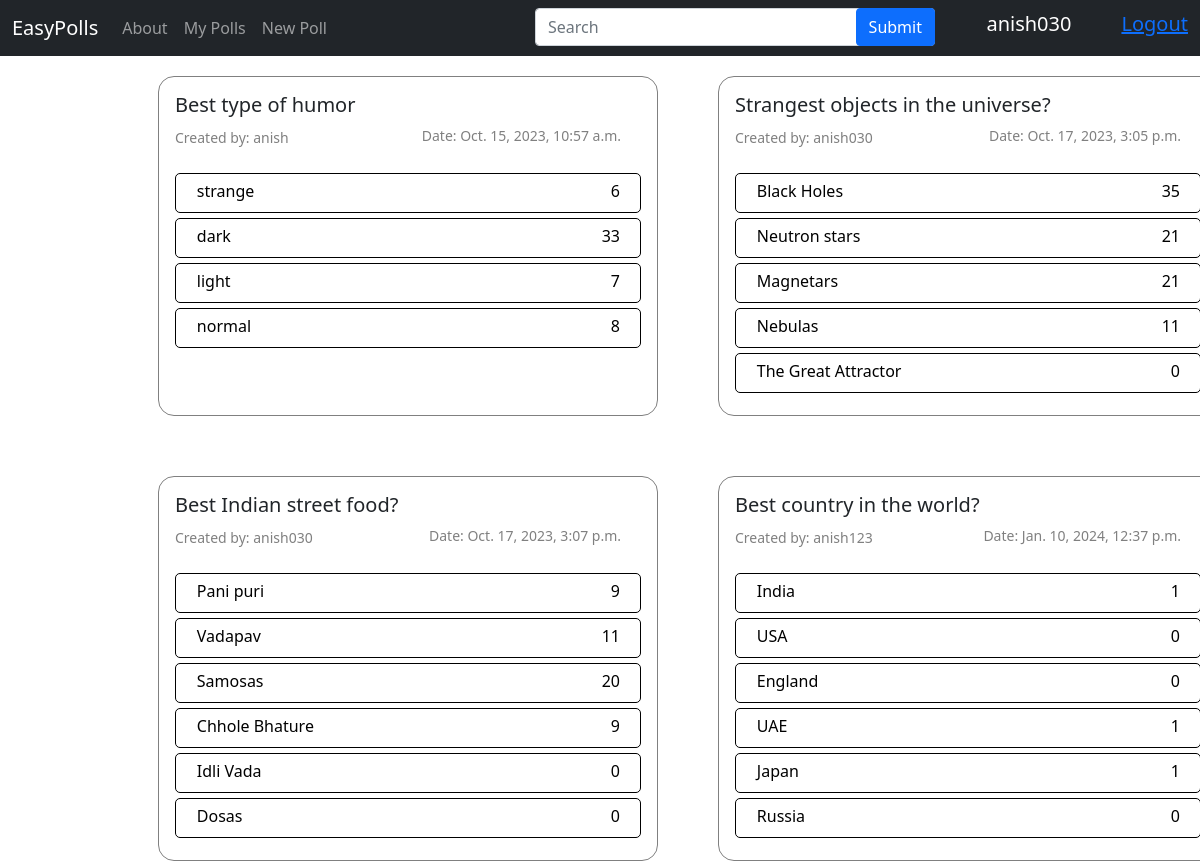
The page / (signed in) on the database as committed earlier.
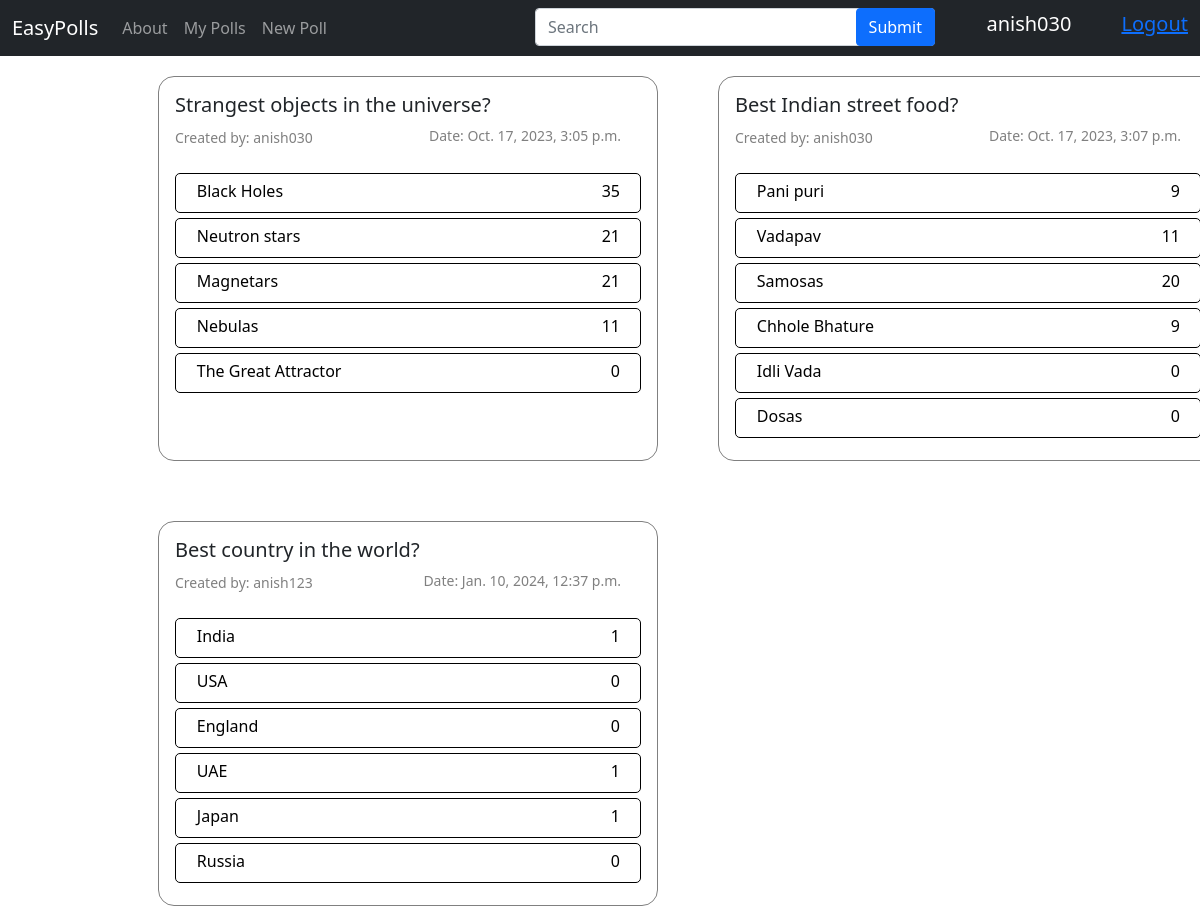
The same page on the database as committed later.
### polls/models.py (models this page shows, shortened)
class Poll(models.Model):
    question = models.CharField(max_length=255)
    creator =  models.ForeignKey(User, on_delete=models.CASCADE)
    pub_date = models.DateTimeField("date published",default=timezone.now)

class Choice(models.Model):
    question = models.ForeignKey(Poll, on_delete=models.CASCADE)
    option_text = models.CharField(max_length=255)
    votes = models.IntegerField(default=0)

### polls/views.py (the view)
# urls.py: path('', views.index, name="home"),
@login_required(login_url="login")
def index(request):
    poll = Poll.objects.all()
    choice = Choice.objects.all()
    voted = Voted.objects.all()
    if request.user.is_anonymous:
        return redirect("/login")
    if request.GET.get('search'):
        poll = poll.filter(question__icontains = request.GET.get('search') )
    if request.user.is_superuser:
        return render(request, "adminHome.html",{"polls":poll,"choices":choice , "voted":voted})
    return render(request, "index.html",{"polls":poll,"choices":choice,"vote":vote , "voted":voted })

### templates/index.html (shortened to what this page needs)
{% extends 'base.html' %}
{% block serach_bar %}
<div style="position:relative; width:400px;">
    <form action="">
      <input
        type="text"
        id="search"
        name="search"
        class="form-control"
        placeholder="Search"
      />
      <button type="submit" class="btn btn-primary" style="position: absolute; top:0;right:0;">
        Submit
      </button>
    </form>
  </div>
{% endblock serach_bar %}
{% block body %}
<section>
    <div class="wrapper">
    {% for poll in polls %}
    <div class="card-body pollContent poll" style="min-width: 400px; overflow: wrap">
      <h5 class="card-title">{{poll.question}}</h5>
      <weak>
        Created by: {{poll.creator}}
        <div>Date: {{poll.pub_date}}</div>
      </weak><br /><br />
      {% for choice in poll.choice_set.all %}
      <a href="/vote/{{choice.id}}" style="text-decoration: none;" class="vote-link" data-poll-id="{{ poll.id }}">
        <div name="answer1" class="options vote-button" data-choice-id="{{ choice.id }}" style="text-decoration: none;">
          &nbsp;&nbsp;&nbsp;&nbsp;&nbsp;{{choice.option_text}} <p style="float:right; padding-right:20px;" id = "vote_count">{{choice.votes}}</p>
        </div>
      </a>
      {% endfor %}
    </div>
    {% endfor %}
  </div>
</section>
{% endblock body %}

Rows that differ between the two databases and show on the page:
removed Poll: question "Best type of humor", creator "anish", pub_date "Oct. 15, 2023, 10:57 a.m."
removed Choice: option_text "strange", votes "6", shown under "Best type of humor"
removed Choice: option_text "dark", votes "33", shown under "Best type of humor"
removed Choice: option_text "light", votes "7", shown under "Best type of humor"
removed Choice: option_text "normal", votes "8", shown under "Best type of humor"
